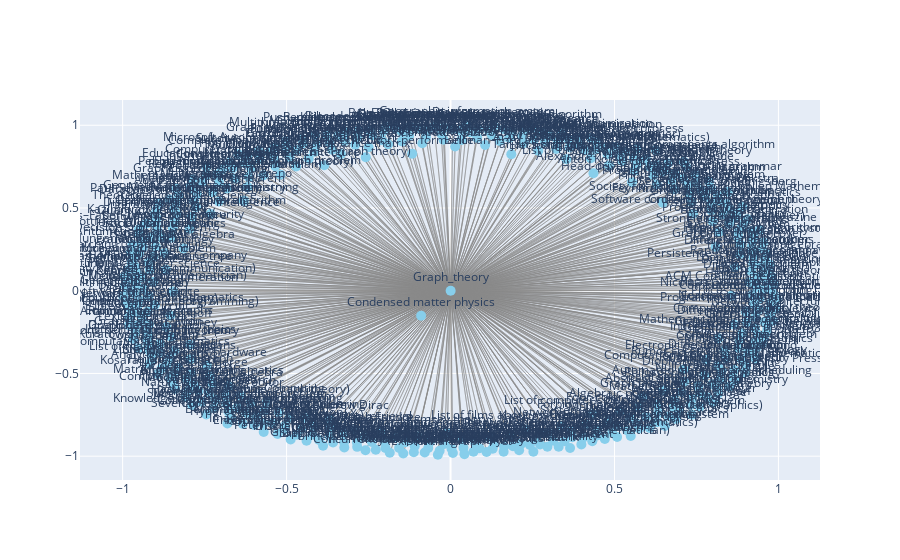

Source (notebook cell):
### Code cell
import networkx as nx
import plotly.graph_objects as go

# Create a directed graph
G = nx.DiGraph()

# Example data
base_article = "Graph_theory"
links = fetch_wikipedia_links(base_article)
add_edges_from_links(base_article, links)

# Generate positions for nodes
pos = nx.spring_layout(G)

# Prepare edge and node data
edge_x = []
edge_y = []
for edge in G.edges():
    x0, y0 = pos[edge[0]]
    x1, y1 = pos[edge[1]]
    edge_x.append(x0)
    edge_x.append(x1)
    edge_y.append(y0)
    edge_y.append(y1)

fig = go.Figure()

fig.add_trace(go.Scatter(x=edge_x, y=edge_y, mode='lines', line=dict(width=0.5, color='#888')))

# Add nodes
node_x = [pos[node][0] for node in G.nodes()]
node_y = [pos[node][1] for node in G.nodes()]

fig.add_trace(go.Scatter(x=node_x, y=node_y, mode='markers+text', text=[node for node in G.nodes()], textposition='top center', marker=dict(size=10, color='skyblue')))

fig.update_layout(showlegend=False)
fig.show()

### Figure 1 — Plotly figure (JSON) as saved in the notebook; plotly's stock layout.template omitted (floating-point values rounded to 4 significant figures; data arrays with more than 128 entries replaced by an {"elided": "..."} marker saying what was removed)
{"data": [{"line": {"color": "#888", "width": 0.5}, "mode": "lines", "type": "scatter", "x": {"elided": "1000 float values"}, "y": {"elided": "1000 float values"}}, {"marker": {"color": "skyblue", "size": 10}, "mode": "markers+text", "text": {"elided": "501 str values"}, "textposition": "top center", "type": "scatter", "x": {"elided": "501 float values"}, "y": {"elided": "501 float values"}}], "layout": {"showlegend": false}}
